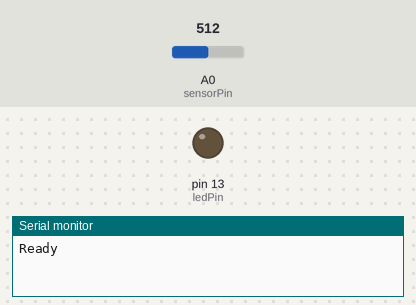
The sketch below on a simulated Arduino Uno, built with avr-gcc and run on an emulated ATmega328P. Parts: output pins drawn as LEDs (lit = HIGH), the last lines printed to the serial monitor. The inputs (shaded band) are chosen by the test bench; at power-on: A0 (sensorPin) = 512.

Above: at 12.0 s.
At 29.5 s:
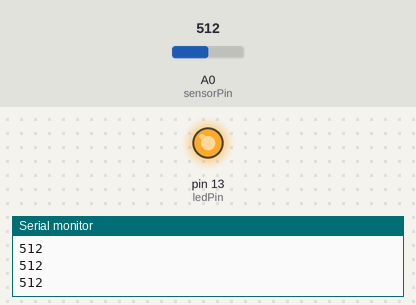
Timing chart, 0 to 30.8 s (numbered marks = the images above):
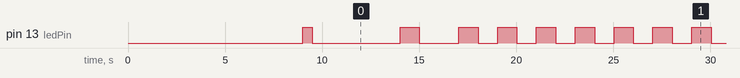

The sketch:

Pressure_Sensor_2.ino
```cpp
#include<MsTimer2.h>
#define period 10 //ms
#define samples 400

int sensorPin = A0;
int ledPin = 13;
bool Flag = true;

//int sensorValue;
//double voltage;
//double pressure;
//bool loopC = true;

int* measurements = (int *) malloc(sizeof(int)*samples);
int count = 0;


void Measurement(){

  measurements[count] = analogRead(sensorPin);
  count ++;
//  Serial.println(count);

//  voltage  =  (double) sensorValue/1023.0*5.0; //[V]
//
//  Serial.println(voltage);

};

void blink(int t1,int t2){
  digitalWrite(ledPin,HIGH);
  delay(t1);
  digitalWrite(ledPin,LOW);
  delay(t2);
}

void setup() {
  // put your setup code here, to run once:
  Serial.begin(9600);
  delay(9000);

  // wait until serial is ready
  while(!Serial){
    delay(1);
  }
  Serial.println("Ready");

  if( measurements == NULL){
    Serial.print("Failed mallock");
    Flag = false;
  }else{

  //blink to signal
  pinMode(ledPin,OUTPUT);
  blink(500,500);

  //Timers for constant sampring rate
  MsTimer2::set(period, Measurement); //  period
  MsTimer2::start();
  }
}

void loop() {

if (count > samples){
  if (Flag){
    MsTimer2::stop();
    blink(1000,10);
    for (int i=0; i< samples;i++){
      Serial.println(measurements[i]);
    }
    Flag = false;
  }
  blink(1000,1000);

}


}
```

Measured:
- by itself, pin 13 (ledPin): goes LOW 4.5 s, HIGH 1.0 s, LOW 2.0 s, 56 × (HIGH 1.0 s, LOW 1.0 s), then HIGH
- by itself, everything shown: repeats every 32.0 s, in 32 steps
